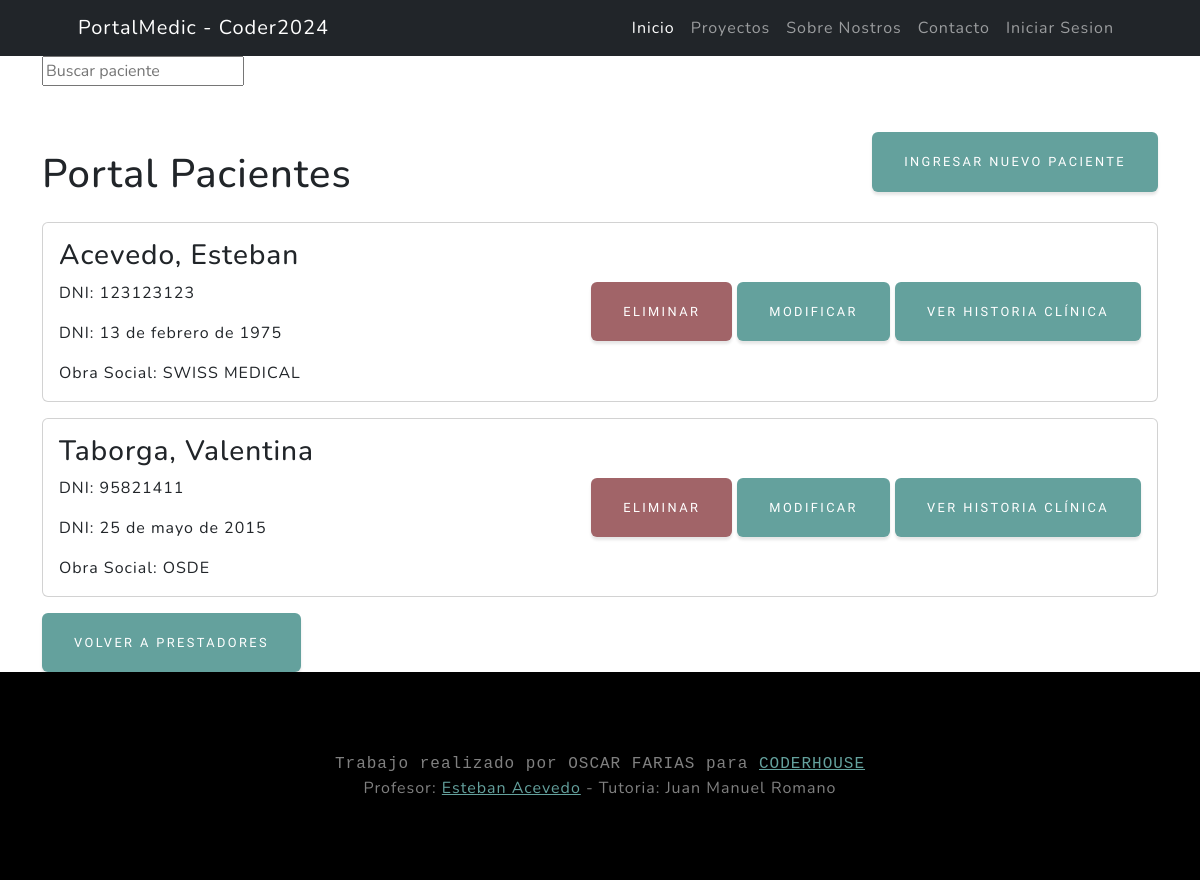
The page /pacientes/pacientes/list on the database its author committed.
### pacientes/models.py (models this page shows, shortened)
class Paciente(models.Model):
    nombre = models.CharField(max_length=50, null = False)
    apellido = models.CharField(max_length=50, null = False)
    DNI = models.IntegerField(unique=True, null=False)
    fecha_nacimiento = models.DateField(null=True, blank=True)
    telefono = models.IntegerField(null=True, blank=True)
    obraSocial = models.ForeignKey(ObraSocial, on_delete=models.SET_NULL, null=True, blank=True, verbose_name = "Socio ID", related_name="paciente_obrasocial")
    numeroAfiliado = models.CharField(max_length=50,null=False, blank=False, verbose_name="Numero de Afiliado")
    medico_tratante = models.ForeignKey("medicos.Medicos", on_delete=models.SET_NULL, null=True, blank=True, related_name="paciente_medicos")
    class Meta:
        verbose_name = "Paciente"
        verbose_name_plural = "Pacientes"

class ObraSocial(models.Model):
    obra_social = models.CharField(max_length=100,unique=True,null=False,blank=False)
    def __str__(self) -> str:
        return self.obra_social
    class Meta:
        verbose_name = "Obra Social"
        verbose_name_plural = "Obras Sociales"

### pacientes/views.py (the view)
# urls.py: path("pacientes/list", pacientes_list,name="pacientes_list" ),
def pacientes_list(request):
    consulta = Paciente.objects.all()
    contexto = {"pacientes":consulta}
    return render(request,"pacientes/pacientes_list.html", contexto)

### pacientes/templates/pacientes/pacientes_list.html (shortened to what this page needs)
{% extends 'core/base.html' %}
{% block content %}
<div class="container">
    <div class="pb-lg-3">
        <form action="{% url 'pacientes:pacientes_list' %}" method="get">
            <input type="text" name="busqueda" placeholder="Buscar paciente">
        </form>
    </div>
    <div class="d-flex justify-content-between align-items-center">
        <h1 class="mt-5 mb-4">Portal Pacientes</h1>
        <a href="{% url 'pacientes:pacientes_create'%}" class="btn btn-primary">Ingresar Nuevo Paciente</a>
    </div>
    {% for paciente in pacientes %}
    <div class="card mb-3">
        <div class="card-body d-flex justify-content-between align-items-center">
            <div>
                <h3 class="card-title">{{paciente.apellido}}, {{ paciente.nombre }}</h3>
                <p class="card-text">DNI: {{ paciente.DNI }}</p>
                <p class="card-text">DNI: {{ paciente.fecha_nacimiento }}</p>
                <p class="card-text">Obra Social: {{ paciente.obraSocial }}</p>
            </div>
            <div>
                <form method="post" action="{% url 'pacientes:pacientes_confirm_delete' pk=paciente.id%}">
                    <button type="submit" class="btn btn-danger">Eliminar</button>
                <a href="{% url 'pacientes:pacientes_update' pk=paciente.id%}" class="btn btn-primary">Modificar</a>
                <a href="{% url 'pacientes:ver_historia' pk=paciente.id %}" class="btn btn-primary">Ver Historia Clínica</a>
                </form>
            </div>
        </div>
    </div>
    {% endfor %}
    <a href="{% url 'medicos:medicos_list' %}" class="btn btn-primary">Volver a Prestadores</a>
</div>
{% endblock content %}

### rows shown on the page
Paciente: apellido "Acevedo", nombre "Esteban", DNI "123123123", fecha_nacimiento "13 de febrero de 1975", obraSocial "SWISS MEDICAL"
Paciente: apellido "Taborga", nombre "Valentina", DNI "95821411", fecha_nacimiento "25 de mayo de 2015", obraSocial "OSDE"
